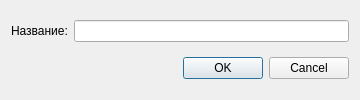
<?xml version="1.0" encoding="UTF-8"?>
<ui version="4.0">
 <class>DialogNewDirectory</class>
 <widget class="QDialog" name="DialogNewDirectory">
  <property name="geometry">
   <rect>
    <x>0</x>
    <y>0</y>
    <width>360</width>
    <height>100</height>
   </rect>
  </property>
  <property name="minimumSize">
   <size>
    <width>360</width>
    <height>100</height>
   </size>
  </property>
  <property name="windowTitle">
   <string>Dialog</string>
  </property>
  <layout class="QGridLayout" name="gridLayout">
   <item row="0" column="0">
    <widget class="QLabel" name="labelName">
     <property name="text">
      <string>Название:</string>
     </property>
    </widget>
   </item>
   <item row="0" column="1">
    <widget class="QLineEdit" name="lineEditName"/>
   </item>
   <item row="1" column="0" colspan="2">
    <widget class="QDialogButtonBox" name="buttonBox">
     <property name="orientation">
      <enum>Qt::Horizontal</enum>
     </property>
     <property name="standardButtons">
      <set>QDialogButtonBox::Cancel|QDialogButtonBox::Ok</set>
     </property>
    </widget>
   </item>
  </layout>
 </widget>
 <resources/>
 <connections>
  <connection>
   <sender>buttonBox</sender>
   <signal>accepted()</signal>
   <receiver>DialogNewDirectory</receiver>
   <slot>accept()</slot>
   <hints>
    <hint type="sourcelabel">
     <x>248</x>
     <y>254</y>
    </hint>
    <hint type="destinationlabel">
     <x>157</x>
     <y>274</y>
    </hint>
   </hints>
  </connection>
  <connection>
   <sender>buttonBox</sender>
   <signal>rejected()</signal>
   <receiver>DialogNewDirectory</receiver>
   <slot>reject()</slot>
   <hints>
    <hint type="sourcelabel">
     <x>316</x>
     <y>260</y>
    </hint>
    <hint type="destinationlabel">
     <x>286</x>
     <y>274</y>
    </hint>
   </hints>
  </connection>
 </connections>
</ui>
